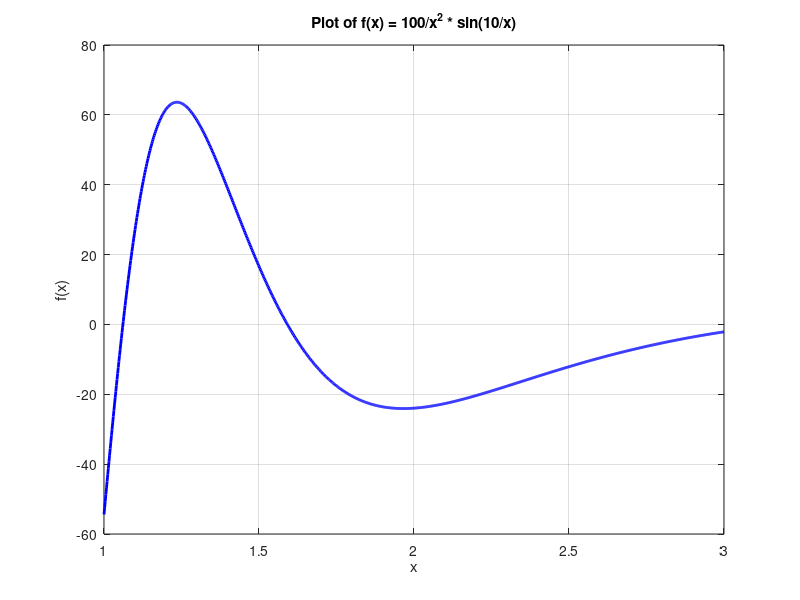

Recreate this plot in MATLAB. (Note: this script raises an error after producing the figure.)
%Problem 3
%Plot the function
f = @(x) (100 ./ x.^2) .* sin(10 ./ x);
x = linspace(1, 3, 1000);
plot(x, f(x), 'b', 'LineWidth', 2);
xlabel('x'); ylabel('f(x)');
title('Plot of f(x) = 100/x^2 * sin(10/x)');
grid on;

%Adaptive Simpson
a = 1; b = 3;
epsilon = 1e-4;

% Call the adaptive Simpson function
adaptive_result = adaptive_simpson(f, a, b, epsilon, 20);
fprintf('Adaptive Simpson Result: %.10f\n', adaptive_result);


% Repeated Simpson results
simpson_50 = repeated_simpson(f, 1, 3, 50);
simpson_100 = repeated_simpson(f, 1, 3, 100);

fprintf('Repeated Simpson n=50: %.10f\n', simpson_50);
fprintf('Repeated Simpson n=100: %.10f\n', simpson_100);